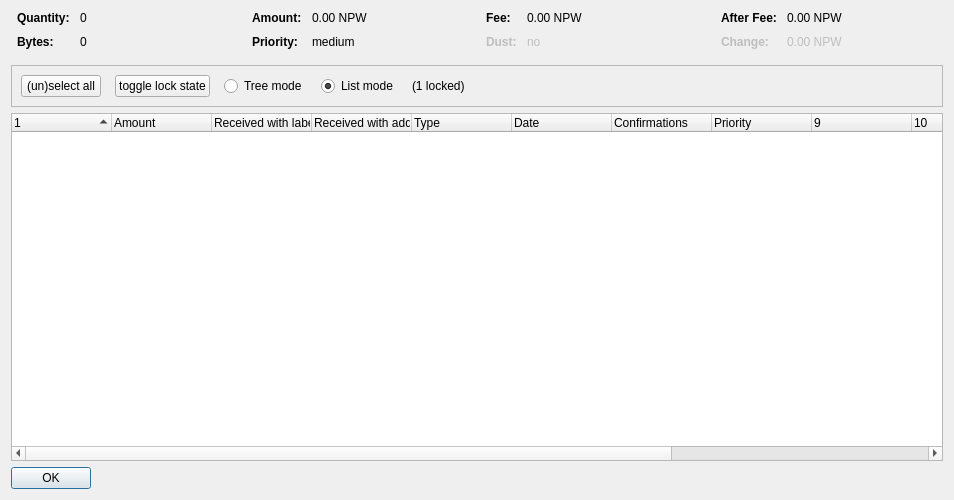
<?xml version="1.0" encoding="UTF-8"?>
<ui version="4.0">
 <class>CoinControlDialog</class>
 <widget class="QDialog" name="CoinControlDialog">
  <property name="geometry">
   <rect>
    <x>0</x>
    <y>0</y>
    <width>954</width>
    <height>500</height>
   </rect>
  </property>
  <property name="windowTitle">
   <string>Coin Selection</string>
  </property>
  <layout class="QVBoxLayout" name="verticalLayout">
   <item>
    <layout class="QHBoxLayout" name="horizontalLayoutTop" stretch="0,0,0,0">
     <property name="topMargin">
      <number>0</number>
     </property>
     <property name="bottomMargin">
      <number>10</number>
     </property>
     <item>
      <layout class="QFormLayout" name="formLayoutCoinControl1">
       <property name="horizontalSpacing">
        <number>10</number>
       </property>
       <property name="verticalSpacing">
        <number>10</number>
       </property>
       <property name="leftMargin">
        <number>6</number>
       </property>
       <property name="rightMargin">
        <number>6</number>
       </property>
       <item row="0" column="0">
        <widget class="QLabel" name="labelCoinControlQuantityText">
         <property name="font">
          <font>
           <weight>75</weight>
           <bold>true</bold>
          </font>
         </property>
         <property name="text">
          <string>Quantity:</string>
         </property>
        </widget>
       </item>
       <item row="0" column="1">
        <widget class="QLabel" name="labelCoinControlQuantity">
         <property name="cursor">
          <cursorShape>IBeamCursor</cursorShape>
         </property>
         <property name="contextMenuPolicy">
          <enum>Qt::ActionsContextMenu</enum>
         </property>
         <property name="text">
          <string notr="true">0</string>
         </property>
         <property name="textInteractionFlags">
          <set>Qt::LinksAccessibleByMouse|Qt::TextSelectableByKeyboard|Qt::TextSelectableByMouse</set>
         </property>
        </widget>
       </item>
       <item row="1" column="0">
        <widget class="QLabel" name="labelCoinControlBytesText">
         <property name="font">
          <font>
           <weight>75</weight>
           <bold>true</bold>
          </font>
         </property>
         <property name="text">
          <string>Bytes:</string>
         </property>
        </widget>
       </item>
       <item row="1" column="1">
        <widget class="QLabel" name="labelCoinControlBytes">
         <property name="cursor">
          <cursorShape>IBeamCursor</cursorShape>
         </property>
         <property name="contextMenuPolicy">
          <enum>Qt::ActionsContextMenu</enum>
         </property>
         <property name="text">
          <string notr="true">0</string>
         </property>
         <property name="textInteractionFlags">
          <set>Qt::LinksAccessibleByMouse|Qt::TextSelectableByKeyboard|Qt::TextSelectableByMouse</set>
         </property>
        </widget>
       </item>
      </layout>
     </item>
     <item>
      <layout class="QFormLayout" name="formLayoutCoinControl2">
       <property name="horizontalSpacing">
        <number>10</number>
       </property>
       <property name="verticalSpacing">
        <number>10</number>
       </property>
       <property name="leftMargin">
        <number>6</number>
       </property>
       <property name="rightMargin">
        <number>6</number>
       </property>
       <item row="0" column="0">
        <widget class="QLabel" name="labelCoinControlAmountText">
         <property name="font">
          <font>
           <weight>75</weight>
           <bold>true</bold>
          </font>
         </property>
         <property name="text">
          <string>Amount:</string>
         </property>
        </widget>
       </item>
       <item row="0" column="1">
        <widget class="QLabel" name="labelCoinControlAmount">
         <property name="cursor">
          <cursorShape>IBeamCursor</cursorShape>
         </property>
         <property name="contextMenuPolicy">
          <enum>Qt::ActionsContextMenu</enum>
         </property>
         <property name="text">
          <string notr="true">0.00 NPW</string>
         </property>
         <property name="textInteractionFlags">
          <set>Qt::LinksAccessibleByMouse|Qt::TextSelectableByKeyboard|Qt::TextSelectableByMouse</set>
         </property>
        </widget>
       </item>
       <item row="1" column="0">
        <widget class="QLabel" name="labelCoinControlPriorityText">
         <property name="font">
          <font>
           <weight>75</weight>
           <bold>true</bold>
          </font>
         </property>
         <property name="text">
          <string>Priority:</string>
         </property>
        </widget>
       </item>
       <item row="1" column="1">
        <widget class="QLabel" name="labelCoinControlPriority">
         <property name="cursor">
          <cursorShape>IBeamCursor</cursorShape>
         </property>
         <property name="contextMenuPolicy">
          <enum>Qt::ActionsContextMenu</enum>
         </property>
         <property name="text">
          <string>medium</string>
         </property>
         <property name="textInteractionFlags">
          <set>Qt::LinksAccessibleByMouse|Qt::TextSelectableByKeyboard|Qt::TextSelectableByMouse</set>
         </property>
        </widget>
       </item>
      </layout>
     </item>
     <item>
      <layout class="QFormLayout" name="formLayoutCoinControl3">
       <property name="horizontalSpacing">
        <number>10</number>
       </property>
       <property name="verticalSpacing">
        <number>10</number>
       </property>
       <property name="leftMargin">
        <number>6</number>
       </property>
       <property name="rightMargin">
        <number>6</number>
       </property>
       <item row="0" column="0">
        <widget class="QLabel" name="labelCoinControlFeeText">
         <property name="font">
          <font>
           <weight>75</weight>
           <bold>true</bold>
          </font>
         </property>
         <property name="text">
          <string>Fee:</string>
         </property>
        </widget>
       </item>
       <item row="0" column="1">
        <widget class="QLabel" name="labelCoinControlFee">
         <property name="cursor">
          <cursorShape>IBeamCursor</cursorShape>
         </property>
         <property name="contextMenuPolicy">
          <enum>Qt::ActionsContextMenu</enum>
         </property>
         <property name="text">
          <string notr="true">0.00 NPW</string>
         </property>
         <property name="textInteractionFlags">
          <set>Qt::LinksAccessibleByMouse|Qt::TextSelectableByKeyboard|Qt::TextSelectableByMouse</set>
         </property>
        </widget>
       </item>
       <item row="1" column="0">
        <widget class="QLabel" name="labelCoinControlLowOutputText">
         <property name="enabled">
          <bool>false</bool>
         </property>
         <property name="font">
          <font>
           <weight>75</weight>
           <bold>true</bold>
          </font>
         </property>
         <property name="text">
          <string>Dust:</string>
         </property>
        </widget>
       </item>
       <item row="1" column="1">
        <widget class="QLabel" name="labelCoinControlLowOutput">
         <property name="enabled">
          <bool>false</bool>
         </property>
         <property name="cursor">
          <cursorShape>IBeamCursor</cursorShape>
         </property>
         <property name="contextMenuPolicy">
          <enum>Qt::ActionsContextMenu</enum>
         </property>
         <property name="text">
          <string>no</string>
         </property>
         <property name="textInteractionFlags">
          <set>Qt::LinksAccessibleByMouse|Qt::TextSelectableByKeyboard|Qt::TextSelectableByMouse</set>
         </property>
        </widget>
       </item>
      </layout>
     </item>
     <item>
      <layout class="QFormLayout" name="formLayoutCoinControl4">
       <property name="horizontalSpacing">
        <number>10</number>
       </property>
       <property name="verticalSpacing">
        <number>10</number>
       </property>
       <property name="leftMargin">
        <number>6</number>
       </property>
       <property name="rightMargin">
        <number>6</number>
       </property>
       <item row="0" column="0">
        <widget class="QLabel" name="labelCoinControlAfterFeeText">
         <property name="font">
          <font>
           <weight>75</weight>
           <bold>true</bold>
          </font>
         </property>
         <property name="text">
          <string>After Fee:</string>
         </property>
        </widget>
       </item>
       <item row="0" column="1">
        <widget class="QLabel" name="labelCoinControlAfterFee">
         <property name="cursor">
          <cursorShape>IBeamCursor</cursorShape>
         </property>
         <property name="contextMenuPolicy">
          <enum>Qt::ActionsContextMenu</enum>
         </property>
         <property name="text">
          <string notr="true">0.00 NPW</string>
         </property>
         <property name="textInteractionFlags">
          <set>Qt::LinksAccessibleByMouse|Qt::TextSelectableByKeyboard|Qt::TextSelectableByMouse</set>
         </property>
        </widget>
       </item>
       <item row="1" column="0">
        <widget class="QLabel" name="labelCoinControlChangeText">
         <property name="enabled">
          <bool>false</bool>
         </property>
         <property name="font">
          <font>
           <weight>75</weight>
           <bold>true</bold>
          </font>
         </property>
         <property name="text">
          <string>Change:</string>
         </property>
        </widget>
       </item>
       <item row="1" column="1">
        <widget class="QLabel" name="labelCoinControlChange">
         <property name="enabled">
          <bool>false</bool>
         </property>
         <property name="cursor">
          <cursorShape>IBeamCursor</cursorShape>
         </property>
         <property name="contextMenuPolicy">
          <enum>Qt::ActionsContextMenu</enum>
         </property>
         <property name="text">
          <string notr="true">0.00 NPW</string>
         </property>
         <property name="textInteractionFlags">
          <set>Qt::LinksAccessibleByMouse|Qt::TextSelectableByKeyboard|Qt::TextSelectableByMouse</set>
         </property>
        </widget>
       </item>
      </layout>
     </item>
    </layout>
   </item>
   <item>
    <widget class="QFrame" name="frame">
     <property name="minimumSize">
      <size>
       <width>0</width>
       <height>40</height>
      </size>
     </property>
     <property name="frameShape">
      <enum>QFrame::StyledPanel</enum>
     </property>
     <property name="frameShadow">
      <enum>QFrame::Sunken</enum>
     </property>
     <layout class="QHBoxLayout" name="horizontalLayout">
      <item>
       <layout class="QHBoxLayout" name="horizontalLayoutPanel" stretch="0,0,0,0,0,0">
        <property name="spacing">
         <number>14</number>
        </property>
        <item>
         <widget class="QPushButton" name="pushButtonSelectAll">
          <property name="sizePolicy">
           <sizepolicy hsizetype="Maximum" vsizetype="Fixed">
            <horstretch>0</horstretch>
            <verstretch>0</verstretch>
           </sizepolicy>
          </property>
          <property name="text">
           <string>(un)select all</string>
          </property>
          <property name="autoDefault">
           <bool>false</bool>
          </property>
         </widget>
        </item>
        <item>
         <widget class="QPushButton" name="pushButtonToggleLock">
          <property name="sizePolicy">
           <sizepolicy hsizetype="Maximum" vsizetype="Fixed">
            <horstretch>0</horstretch>
            <verstretch>0</verstretch>
           </sizepolicy>
          </property>
          <property name="text">
           <string>toggle lock state</string>
          </property>
          <property name="autoDefault">
           <bool>false</bool>
          </property>
         </widget>
        </item>
        <item>
         <widget class="QRadioButton" name="radioTreeMode">
          <property name="sizePolicy">
           <sizepolicy hsizetype="Maximum" vsizetype="Fixed">
            <horstretch>0</horstretch>
            <verstretch>0</verstretch>
           </sizepolicy>
          </property>
          <property name="text">
           <string>Tree mode</string>
          </property>
         </widget>
        </item>
        <item>
         <widget class="QRadioButton" name="radioListMode">
          <property name="sizePolicy">
           <sizepolicy hsizetype="Maximum" vsizetype="Fixed">
            <horstretch>0</horstretch>
            <verstretch>0</verstretch>
           </sizepolicy>
          </property>
          <property name="text">
           <string>List mode</string>
          </property>
          <property name="checked">
           <bool>true</bool>
          </property>
         </widget>
        </item>
        <item>
         <widget class="QLabel" name="labelLocked">
          <property name="text">
           <string>(1 locked)</string>
          </property>
         </widget>
        </item>
        <item>
         <spacer name="horizontalSpacer">
          <property name="orientation">
           <enum>Qt::Horizontal</enum>
          </property>
          <property name="sizeHint" stdset="0">
           <size>
            <width>40</width>
            <height>20</height>
           </size>
          </property>
         </spacer>
        </item>
       </layout>
      </item>
     </layout>
    </widget>
   </item>
   <item>
    <widget class="CoinControlTreeWidget" name="treeWidget">
     <property name="contextMenuPolicy">
      <enum>Qt::CustomContextMenu</enum>
     </property>
     <property name="sortingEnabled">
      <bool>false</bool>
     </property>
     <property name="columnCount">
      <number>13</number>
     </property>
     <attribute name="headerShowSortIndicator" stdset="0">
      <bool>true</bool>
     </attribute>
     <attribute name="headerStretchLastSection">
      <bool>false</bool>
     </attribute>
     <column>
      <property name="text">
       <string/>
      </property>
     </column>
     <column>
      <property name="text">
       <string>Amount</string>
      </property>
     </column>
     <column>
      <property name="text">
       <string>Received with label</string>
      </property>
     </column>
     <column>
      <property name="text">
       <string>Received with address</string>
      </property>
     </column>
     <column>
      <property name="text">
       <string>Type</string>
      </property>
     </column>
     <column>
      <property name="text">
       <string>Date</string>
      </property>
     </column>
     <column>
      <property name="text">
       <string>Confirmations</string>
      </property>
      <property name="toolTip">
       <string>Confirmed</string>
      </property>
     </column>
     <column>
      <property name="text">
       <string>Priority</string>
      </property>
     </column>
     <column>
      <property name="text">
       <string/>
      </property>
     </column>
     <column>
      <property name="text">
       <string/>
      </property>
     </column>
     <column>
      <property name="text">
       <string/>
      </property>
     </column>
     <column>
      <property name="text">
       <string/>
      </property>
     </column>
     <column>
      <property name="text">
       <string/>
      </property>
     </column>
    </widget>
   </item>
   <item>
    <widget class="QDialogButtonBox" name="buttonBox">
     <property name="sizePolicy">
      <sizepolicy hsizetype="Maximum" vsizetype="Fixed">
       <horstretch>0</horstretch>
       <verstretch>0</verstretch>
      </sizepolicy>
     </property>
     <property name="orientation">
      <enum>Qt::Horizontal</enum>
     </property>
     <property name="standardButtons">
      <set>QDialogButtonBox::Ok</set>
     </property>
    </widget>
   </item>
  </layout>
 </widget>
 <customwidgets>
  <customwidget>
   <class>CoinControlTreeWidget</class>
   <extends>QTreeWidget</extends>
   <header>coincontroltreewidget.h</header>
  </customwidget>
 </customwidgets>
 <resources/>
 <connections/>
</ui>
